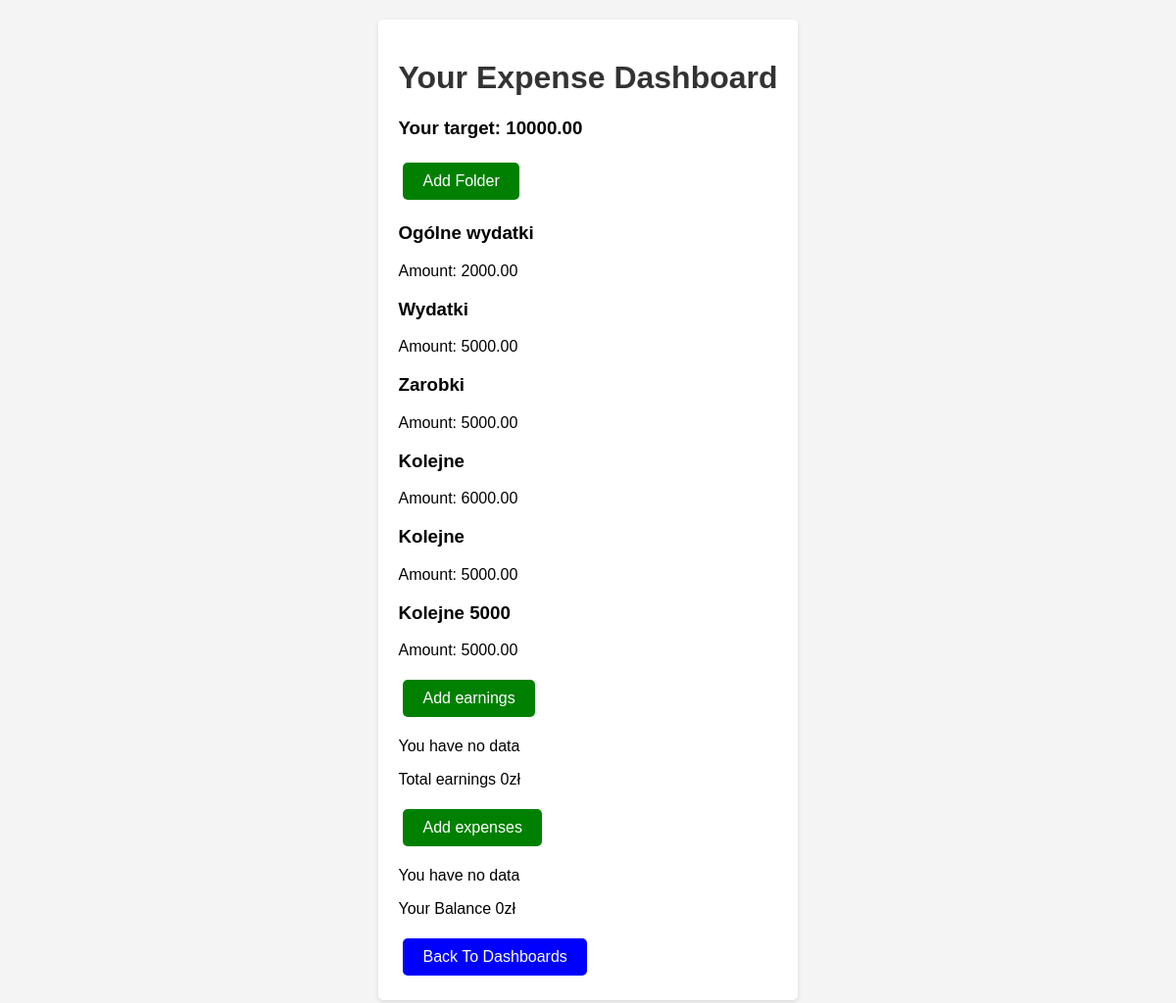
Screenshot of /expenses/dashboard/4/ (signed in) with the database file from the repository.
### base/models.py (models this page shows, shortened)
class Dashboard(models.Model):
    name = models.CharField(max_length=255)
    description = models.TextField(null=True)
    target = models.DecimalField(max_digits=30, decimal_places=2)
    data = models.DateTimeField(default=datetime.now, blank=True)
    user = models.ForeignKey(User, on_delete=models.CASCADE)

class Directorie(models.Model):
    name = models.CharField(max_length=255)
    amount = models.DecimalField(max_digits=15, decimal_places=2)
    dashboard = models.ForeignKey(Dashboard, on_delete=models.CASCADE, related_name='directories', null=True)
    user = models.ForeignKey(User, on_delete=models.CASCADE)

### expenses/views.py (the view)
# urls.py: path('dashboard/<int:pk>/', DetailDashboardPage.as_view(), name='dashboard'),
class DetailDashboardPage(LoginRequiredMixin, DetailView):
    model = Dashboard
    template_name = 'expenses/detail_dashboard_page.html'
    def get_context_data(self, **kwargs) -> dict[str, Any]:
        context = super().get_context_data(**kwargs)
        dashboard = self.get_object()
        context['dashboard_id'] = dashboard.pk
        directories = Directorie.objects.filter(dashboard=dashboard, user=self.request.user)
        total_expenses = Expense.objects.filter(dashboard=dashboard, user=self.request.user).aggregate(Sum('cost'))[
                             'cost__sum'] or 0
        total_earnigs = Earnings.objects.filter(dashboard=dashboard, user=self.request.user).aggregate(Sum('money'))[
                            'money__sum'] or 0
        context['directories'] = directories
        context['dashboard'] = dashboard
        context['total_earnigs'] = total_earnigs
        context['total_expenses'] = total_expenses
        context['balance'] = total_earnigs - total_expenses
        context['expenses'] = Expense.objects.filter(dashboard=dashboard, user=self.request.user)
        context['earnings'] = Earnings.objects.filter(dashboard=dashboard, user=self.request.user)
        return context

### expenses/templates/expenses/detail_dashboard_page.html (shortened to what this page needs)
{% load static %}
<!DOCTYPE html>
<html lang="en">
<head>
    <link rel="stylesheet" type="text/css" href="{% static 'expenses/style.css' %}">
</head>
<div class="container">
    <h1>Your Expense Dashboard</h1>
    <h3>Your target: {{dashboard.target}}</h3>
    <a class="button add r" href="{% url 'create_directorie' dashboard_id=dashboard.pk %}">Add Folder</a>
    {% for directorie in directories %}
        <div>
            <h3>{{ directorie.name }}</h3>
            <p>Amount: {{ directorie.amount }}</p>
        </div>
    {% empty %}
        <p>No Folders.</p>
    {% endfor %}
    <a class="button add r" href="{% url 'earnings_form_without_directorie' dashboard_id=dashboard_id %}">Add earnings</a>
    {% for earning in earnings %}
      <div class="list-item">
        <span class="item-text">{{ earning.name }} -- {{ earning.money }}zł</span>
        <a class="button edit" href="{% url 'edit_earnings' pk=earning.pk %}">Edit</a>
        <a class="button delete" href="{% url 'delete_earnings' pk=earning.pk %}">Delete</a>
      </div>
    {% empty %}
      <p>You have no data</p>
    {% endfor %}
        <p>Total earnings {{total_earnigs}}zł</p>
        <a class="button add r" href="{% url 'expenses_form_without_directorie' dashboard_id=dashboard_id %}">Add expenses</a>
        {% for expense in expenses %}
      <div class="list-item">
        <span class="item-text">{{ expense.name }} -- {{ expense.cost }}zł</span>
        <a class="button edit" href="{% url 'edit_expenses' pk=expense.pk %}">Edit</a>
        <a class="button delete" href="{% url 'delete_expenses' pk=expense.pk %}">Delete</a>
      </div>
    {% empty %}
      <p>You have no data</p>
    {% endfor %}
    <p>Your Balance {{ balance }}zł </p>
    <a class="button add b" href="{% url 'main_page' %}">Back To Dashboards</a>
</div>

### expenses/static/expenses/style.css (style rules this page uses)
.container { max-width: 700px; margin: 20px auto; background: #fff; padding: 20px; border-radius: 5px; box-shadow: 0 2px 5px rgba(0, 0, 0, 0.1); }
h1 { text-align: center; color: #333; }
.button { display: inline-block; border: none; background-color: #5cb85c; color: white; padding: 10px 20px; margin: 5px; border-radius: 5px; cursor: pointer; text-decoration: none; }
.button.add { background-color: #337ab7; }
.button.add.r { background-color: green; }
.button.add.b { background-color: blue; }

### rows the page displays
Dashboard: target "10000.00"
Directorie: name "Ogólne wydatki", amount "2000.00"
Directorie: name "Wydatki", amount "5000.00"
Directorie: name "Zarobki", amount "5000.00"
Directorie: name "Kolejne", amount "6000.00"
Directorie: name "Kolejne", amount "5000.00"
Directorie: name "Kolejne 5000", amount "5000.00"

### other values shown
{{ total_earnigs }} "0"
{{ balance }} "0"
